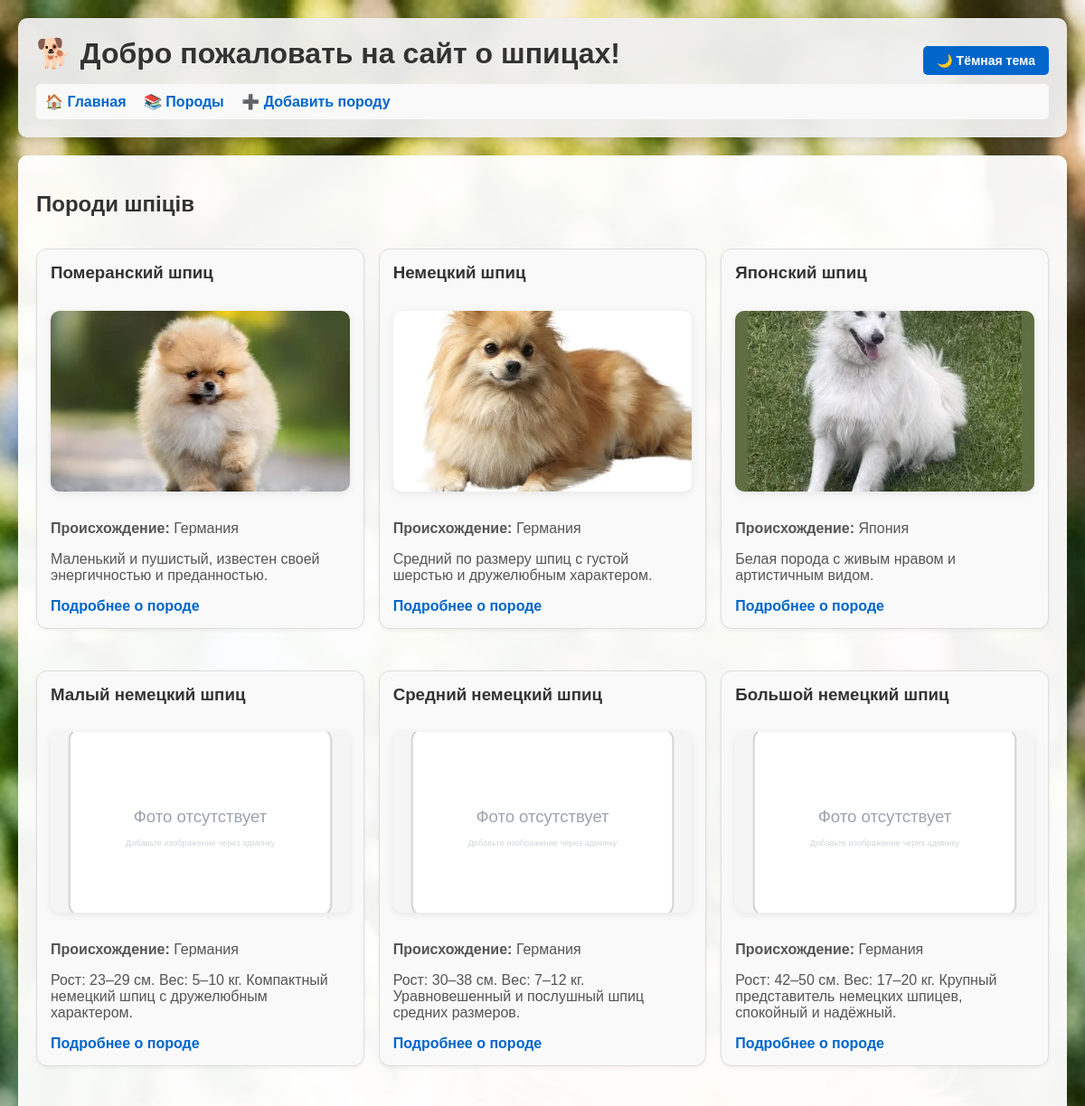
/breeds/ (upper part), run on an earlier commit of the app's database.
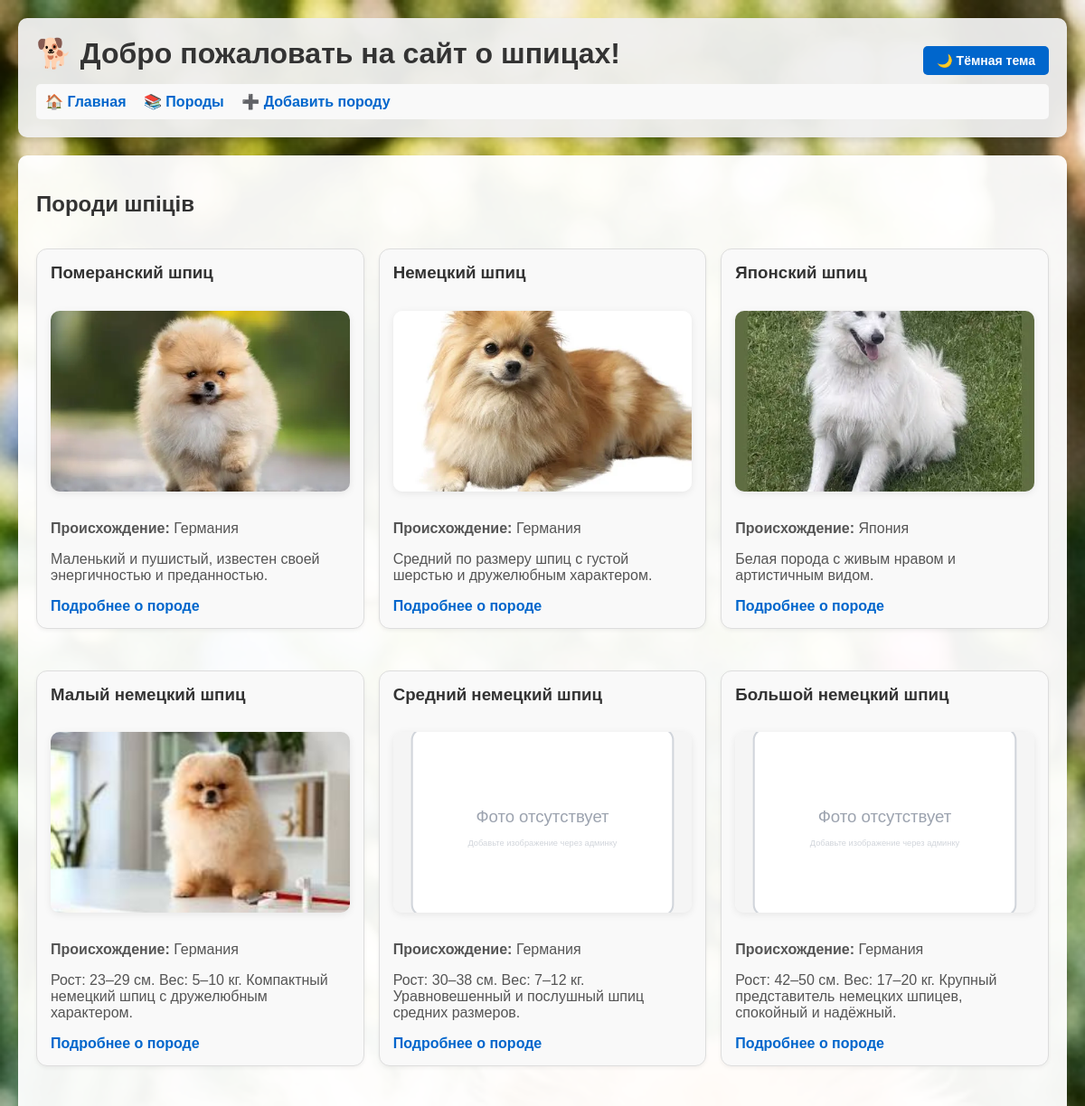
And on a later commit of the database.
### Shpic_Grumming/models.py (models this page shows, shortened)
class Breed(models.Model):
    name = models.CharField(max_length=100, verbose_name="Название породы")
    description = models.TextField(verbose_name="Описание")
    origin = models.CharField(max_length=100, verbose_name="Происхождение")
    image = models.ImageField(upload_to='breeds/', blank=True, null=True, verbose_name="Фото породы")
    class Meta:
        verbose_name = "Порода"
        verbose_name_plural = "Породы"

### Shpic_Grumming/views.py (the view)
# urls.py: path('breeds/', views.BreedListView.as_view(), name='breed_list'),
class BreedListView(ListView):
    model = Breed
    template_name = 'breed_list.html'
    context_object_name = 'breeds'

### Shpic_Grumming/templates/breed_list.html (shortened to what this page needs)
{% extends "base.html" %}
{% block content %}
    <h2>Породи шпіців</h2>
    <div class="card-grid">
        {% for breed in breeds %}
            <div class="breed">
                <h3>{{ breed.name }}</h3>
                {% load static %}
                {% if breed.image %}
                    <img src="{{ breed.image.url }}" alt="{{ breed.name }}">
                {% else %}
                    <img src="{% static 'placeholder.svg' %}" alt="Фото отсутствует" class="placeholder">
                {% endif %}
                <p><strong>Происхождение:</strong> {{ breed.origin }}</p>
                <p>{{ breed.description|truncatewords:20 }}</p>
                <a href="{% url 'breed_detail' breed.id %}">Подробнее о породе</a>
            </div>
        {% empty %}
            <p>На даний момент породи не додані.</p>
        {% endfor %}
    </div>
{% endblock %}

What changed in the data, as far as the page shows it:
changed Breed "Малый немецкий шпиц": image: picture added
